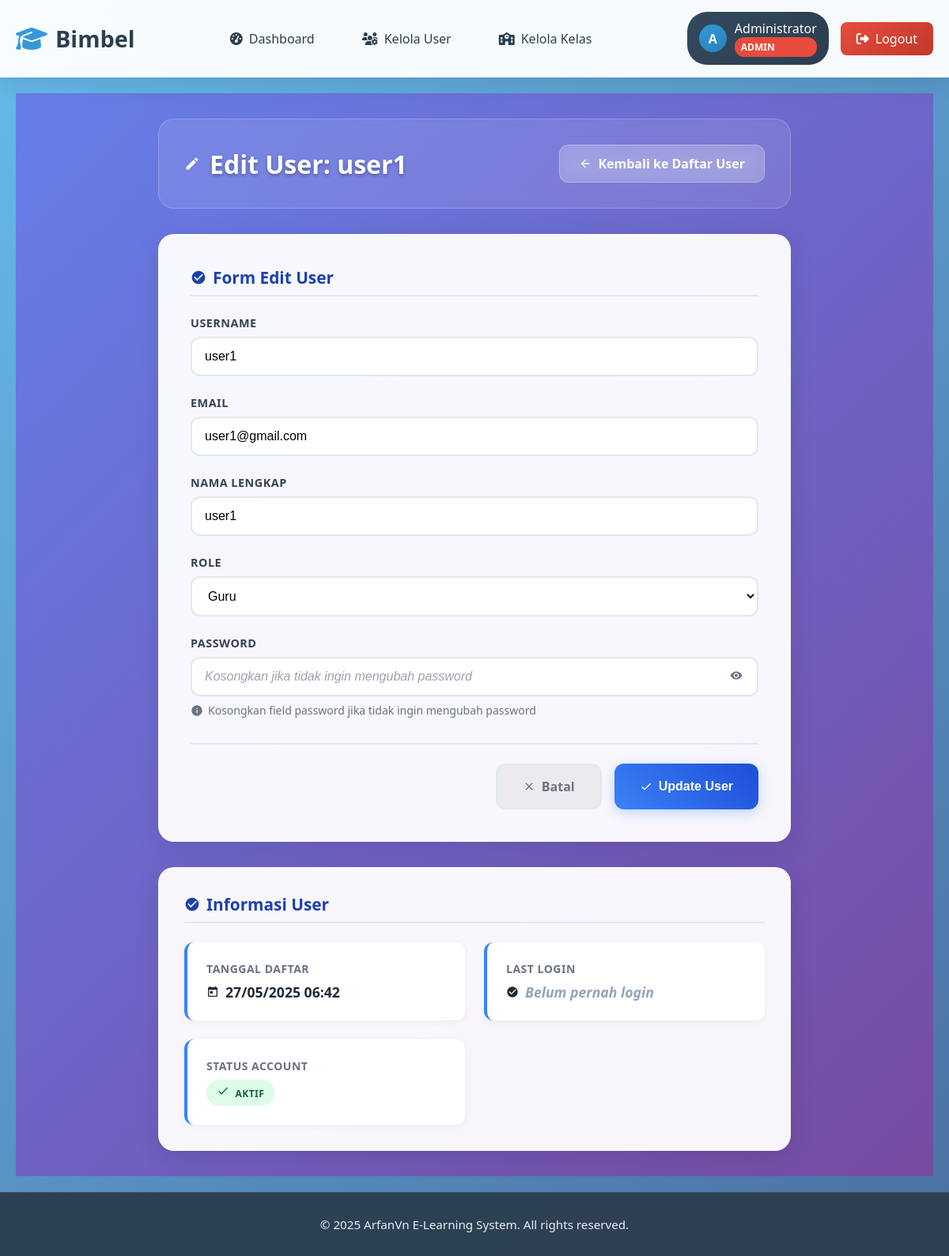
Page /admin/edit_user/2 (signed in) on the committed database.
### app.py (models this page shows, shortened)
class User(UserMixin, db.Model):
    __tablename__ = 'user'
    id = db.Column(db.Integer, primary_key=True)
    username = db.Column(db.String(80), unique=True, nullable=False, index=True)
    email = db.Column(db.String(120), unique=True, nullable=False, index=True)
    password_hash = db.Column(db.String(128), nullable=False)
    role = db.Column(db.String(20), nullable=False, default='siswa')  # admin, guru, siswa
    nama_lengkap = db.Column(db.String(100), nullable=False)
    tanggal_daftar = db.Column(db.DateTime, default=datetime.utcnow)
    last_login = db.Column(db.DateTime)
    is_active = db.Column(db.Boolean, default=True)
    kelas_mengajar = db.relationship('Kelas', backref='guru', lazy=True)
    submissions = db.relationship('TugasSubmission', backref='siswa', lazy=True)
    quiz_attempts = db.relationship('QuizAttempt', backref='siswa', lazy=True)
    forum_posts = db.relationship('ForumPost', backref='author', lazy=True)
    notifications = db.relationship('Notification', backref='user', lazy=True)
    absensi_records = db.relationship('Absensi', backref='siswa', lazy=True)
    game_scores = db.relationship('GameScore', backref='siswa', lazy=True)
    kelas_siswa = db.relationship('KelasSiswa', backref='siswa', lazy=True)
    forum_threads_created = db.relationship('ForumThread', backref='creator', lazy=True)

### app.py (the view, shortened to what this page needs)
@app.route('/admin/edit_user/<int:user_id>', methods=['GET', 'POST'])
@login_required
@admin_required
def admin_edit_user(user_id):
    user = User.query.get_or_404(user_id)
    form = UserForm(obj=user)
    form.edit_user_id = user_id  # For validation
    return render_template('admin_edit_user.html', form=form, user=user)

### app.py (shortened to what this page needs)
class UserForm(FlaskForm):
    username = StringField('Username', validators=[DataRequired(), Length(min=3, max=80)])
    email = StringField('Email', validators=[DataRequired(), Email()])
    nama_lengkap = StringField('Nama Lengkap', validators=[DataRequired(), Length(max=100)])
    role = SelectField('Role', choices=[('admin', 'Admin'), ('guru', 'Guru'), ('siswa', 'Siswa')], validators=[DataRequired()])
    password = PasswordField('Password', validators=[Optional(), Length(min=6)])

### app.py (called while the page is built)
@app.context_processor
def inject_csrf_token():
    return dict(csrf_token=generate_csrf())

@login_manager.user_loader
def load_user(user_id):
    return User.query.get(int(user_id))

def admin_required(f):
    @wraps(f)
    def decorated_function(*args, **kwargs):
        if not current_user.is_authenticated or current_user.role != 'admin':
            flash('Akses ditolak. Hanya admin yang diizinkan.', 'error')
            return redirect(url_for('dashboard'))
        return f(*args, **kwargs)
    return decorated_function

### templates/admin_edit_user.html (shortened to what this page needs)
{% extends "base.html" %}
{% block content %}
<div class="edit-user-page">
    <div class="container">
        <div class="page-header">
            <h1 class="page-title">
                <svg class="icon" viewBox="0 0 24 24">
                    <path d="M3 17.25V21h3.75L17.81 9.94l-3.75-3.75L3 17.25zM20.71 7.04c.39-.39.39-1.02 0-1.41l-2.34-2.34c-.39-.39-1.02-.39-1.41 0l-1.83 1.83 3.75 3.75 1.83-1.83z"/>
                </svg>
                <span>Edit User: {{ user.nama_lengkap }}</span>
            </h1>
            <a href="{{ url_for('admin_users') }}" class="back-btn">
                <svg class="icon-sm" viewBox="0 0 24 24">
                    <path d="M20 11H7.83l5.59-5.59L12 4l-8 8 8 8 1.41-1.41L7.83 13H20v-2z"/>
                </svg>
                Kembali ke Daftar User
            </a>
        </div>
        <div class="form-card">
            <div class="section-title">
                <svg class="icon" viewBox="0 0 24 24">
                    <path d="M12 2C6.48 2 2 6.48 2 12s4.48 10 10 10 10-4.48 10-10S17.52 2 12 2zm-2 15l-5-5 1.41-1.41L10 14.17l7.59-7.59L19 8l-9 9z"/>
                </svg>
                Form Edit User
            </div>
            <form method="POST">
                <div class="form-group">
                    <label class="form-label" for="{{ form.username.id }}">{{ form.username.label.text }}</label>
                    {{ form.username(class="form-control") }}
                </div>
                <div class="form-group">
                    <label class="form-label" for="{{ form.email.id }}">{{ form.email.label.text }}</label>
                    {{ form.email(class="form-control") }}
                </div>
                <div class="form-group">
                    <label class="form-label" for="{{ form.nama_lengkap.id }}">{{ form.nama_lengkap.label.text }}</label>
                    {{ form.nama_lengkap(class="form-control") }}
                </div>
                <div class="form-group">
                    <label class="form-label" for="{{ form.role.id }}">{{ form.role.label.text }}</label>
                    {{ form.role(class="form-select") }}
                </div>
                <div class="form-group">
                    <label class="form-label" for="{{ form.password.id }}">{{ form.password.label.text }}</label>
                    <div class="password-field-wrapper">
                        {{ form.password(class="form-control", placeholder="Kosongkan jika tidak ingin mengubah password", type="password", id="password-field") }}
                        <button type="button" class="password-toggle" onclick="togglePassword()">
                            <svg class="icon-sm" id="password-icon" viewBox="0 0 24 24">
                                <path d="M12 4.5C7 4.5 2.73 7.61 1 12c1.73 4.39 6 7.5 11 7.5s9.27-3.11 11-7.5c-1.73-4.39-6-7.5-11-7.5zM12 17c-2.76 0-5-2.24-5-5s2.24-5 5-5 5 2.24 5 5-2.24 5-5 5zm0-8c-1.66 0-3 1.34-3 3s1.34 3 3 3 3-1.34 3-3-1.34-3-3-3z"/>
                            </svg>
                        </button>
                    </div>
                    <div class="help-text">
                        <svg class="icon-sm" viewBox="0 0 24 24">
                            <path d="M12 2C6.48 2 2 6.48 2 12s4.48 10 10 10 10-4.48 10-10S17.52 2 12 2zm1 15h-2v-6h2v6zm0-8h-2V7h2v2z"/>
                        </svg>
                        Kosongkan field password jika tidak ingin mengubah password
                    </div>
                </div>
                <div class="form-actions">
                    <a href="{{ url_for('admin_users') }}" class="btn-secondary">
                        <svg class="icon-sm" viewBox="0 0 24 24">
                            <path d="M19 6.41L17.59 5 12 10.59 6.41 5 5 6.41 10.59 12 5 17.59 6.41 19 12 13.41 17.59 19 19 17.59 13.41 12z"/>
                        </svg>
                        Batal
                    </a>
                    <button type="submit" class="btn-primary">
                        <svg class="icon-sm" viewBox="0 0 24 24">
                            <path d="M9 16.2L4.8 12l-1.4 1.4L9 19 21 7l-1.4-1.4L9 16.2z"/>
                        </svg>
                        Update User
                    </button>
                </div>
            </form>
        </div>
        <div class="info-card">
            <div class="section-title">
                <svg class="icon" viewBox="0 0 24 24">
                    <path d="M12 2C6.48 2 2 6.48 2 12s4.48 10 10 10 10-4.48 10-10S17.52 2 12 2zm-2 15l-5-5 1.41-1.41L10 14.17l7.59-7.59L19 8l-9 9z"/>
                </svg>
                Informasi User
            </div>
            <div class="info-grid">
                <div class="info-item">
                    <div class="info-label">Tanggal Daftar</div>
                    <div class="info-value">
                        <svg class="icon-sm" viewBox="0 0 24 24">
                            <path d="M19 3h-1V1h-2v2H8V1H6v2H5c-1.11 0-1.99.9-1.99 2L3 19c0 1.1.89 2 2 2h14c1.1 0 2-.9 2-2V5c0-1.1-.9-2-2-2zm0 16H5V8h14v11zM7 10h5v5H7z"/>
                        </svg>
                        {{ user.tanggal_daftar.strftime('%d/%m/%Y %H:%M') }}
                    </div>
                </div>
                <div class="info-item">
                    <div class="info-label">Last Login</div>
                    <div class="info-value">
                        <svg class="icon-sm" viewBox="0 0 24 24">
                            <path d="M12 2C6.48 2 2 6.48 2 12s4.48 10 10 10 10-4.48 10-10S17.52 2 12 2zm-2 15l-5-5 1.41-1.41L10 14.17l7.59-7.59L19 8l-9 9z"/>
                        </svg>
                        {% if user.last_login %}
                            {{ user.last_login.strftime('%d/%m/%Y %H:%M') }}
                        {% else %}
                            <span style="color: #94a3b8; font-style: italic;">Belum pernah login</span>
                        {% endif %}
                    </div>
                </div>
                <div class="info-item">
                    <div class="info-label">Status Account</div>
                    <div class="info-value">
                        {% if user.is_active %}
                            <span class="status-badge status-active">
                                <svg class="icon-sm" style="margin-right: 0.25rem;" viewBox="0 0 24 24">
                                    <path d="M9 16.2L4.8 12l-1.4 1.4L9 19 21 7l-1.4-1.4L9 16.2z"/>
                                </svg>
                                Aktif
                            </span>
                        {% endif %}
                    </div>
                </div>
            </div>
        </div>
    </div>
</div>
{% endblock %}

### templates/base.html (shortened to what this page needs)
<!DOCTYPE html>
<html lang="id">
<head>
    <link href="https://cdnjs.cloudflare.com/ajax/libs/font-awesome/6.4.0/css/all.min.css" rel="stylesheet">
</head>
<body>
    <header>
        <nav>
            <div class="nav-container">
                <a href="/" class="logo">
                    <i class="fas fa-graduation-cap"></i>
                    <span>Bimbel </span>
                </a>
                {% if current_user.is_authenticated %}
                    <ul class="nav-menu">
                        <li class="nav-item">
                            <a href="{{ url_for('dashboard') }}" class="nav-link">
                                <i class="fas fa-tachometer-alt"></i>
                                Dashboard
                            </a>
                        </li>
                        {% if current_user.role == 'admin' %}
                            <li class="nav-item">
                                <a href="{{ url_for('admin_users') }}" class="nav-link">
                                    <i class="fas fa-users-cog"></i>
                                    Kelola User
                                </a>
                            </li>
                        {% endif %}
                        {% if current_user.role in ['admin', 'guru'] %}
                            <li class="nav-item">
                                <a href="{{ url_for('guru_kelas') }}" class="nav-link">
                                    <i class="fas fa-school"></i>
                                    Kelola Kelas
                                </a>
                            </li>
                        {% endif %}
                    </ul>
                    <div class="user-dropdown">
                        <div class="user-info">
                            <div class="user-avatar">
                                {{ current_user.nama_lengkap[0].upper() }}
                            </div>
                            <div>
                                <div>{{ current_user.nama_lengkap }}</div>
                                <div class="role-badge {{ current_user.role }}">
                                    {{ current_user.role.title() }}
                                </div>
                            </div>
                        </div>
                        <a href="{{ url_for('logout') }}" class="logout-btn">
                            <i class="fas fa-sign-out-alt"></i>
                            Logout
                        </a>
                    </div>
                {% else %}
                    <a href="{{ url_for('login') }}" class="login-btn">
                        <i class="fas fa-sign-in-alt"></i>
                        Login
                    </a>
                {% endif %}
            </div>
        </nav>
    </header>
    <main>
        {% block content %}{% endblock %}
    </main>
    <footer>
        <p>&copy; 2025 ArfanVn E-Learning System. All rights reserved.</p>
    </footer>
</body>
</html>

### templates/base.html (style rules this page uses)
* { margin: 0; padding: 0; box-sizing: border-box; }
body { font-family: 'Segoe UI', Tahoma, Geneva, Verdana, sans-serif; background: linear-gradient(135deg, #66baea 0%, #4b71a2 100%); min-height: 100vh; color: #333; display: flex; flex-direction: column; }
header { position: sticky; top: 0; z-index: 1000; background: rgba(255, 255, 255, 0.95); backdrop-filter: blur(20px); border-bottom: 1px solid rgba(255, 255, 255, 0.2); box-shadow: 0 8px 32px rgba(0, 0, 0, 0.1); }
nav { max-width: 1200px; margin: 0 auto; padding: 0 20px; }
.nav-container { display: flex; justify-content: space-between; align-items: center; padding: 15px 0; }
.logo { font-size: 1.8rem; font-weight: bold; color: #2c3e50; text-decoration: none; display: flex; align-items: center; gap: 10px; transition: all 0.3s ease; }
.logo i { color: #3498db; font-size: 2rem; }
.nav-menu { display: flex; align-items: center; list-style: none; gap: 30px; }
.nav-item { position: relative; }
.nav-link { color: #2c3e50; text-decoration: none; font-weight: 500; padding: 10px 15px; border-radius: 8px; transition: all 0.3s ease; display: flex; align-items: center; gap: 8px; }
.user-dropdown { position: relative; display: flex; align-items: center; gap: 15px; }
.user-info { display: flex; align-items: center; gap: 10px; padding: 10px 15px; background: linear-gradient(145deg, #34495e, #2c3e50); color: white; border-radius: 25px; font-weight: 500; cursor: pointer; transition: all 0.3s ease; }
.user-avatar { width: 35px; height: 35px; background: linear-gradient(145deg, #3498db, #2980b9); border-radius: 50%; display: flex; align-items: center; justify-content: center; color: white; font-weight: bold; }
.role-badge { background: #e74c3c; color: white; padding: 4px 8px; border-radius: 12px; font-size: 0.75rem; font-weight: 600; text-transform: uppercase; }
.role-badge.admin { background: #e74c3c; }
.logout-btn { background: linear-gradient(145deg, #e74c3c, #c0392b); color: white; text-decoration: none; padding: 10px 20px; border-radius: 8px; font-weight: 500; transition: all 0.3s ease; display: flex; align-items: center; gap: 8px; }
main { flex: 1; padding: 20px; max-width: 1500px; margin: 0 auto; width: 100%; }
footer { background: rgba(44, 62, 80, 0.95); backdrop-filter: blur(10px); color: white; text-align: center; padding: 30px 20px; margin-top: auto; border-top: 1px solid rgba(255, 255, 255, 0.1); }
footer p { font-size: 0.95rem; opacity: 0.9; }
.fade-in { animation: fadeIn 0.8s ease-out; }

### rows in the picture
User: nama_lengkap "A", nama_lengkap "Administrator", role "ADMIN"
User: nama_lengkap "user1", username "user1", email "user1@gmail.com", role "Guru", tanggal_daftar "27/05/2025 06:42"
